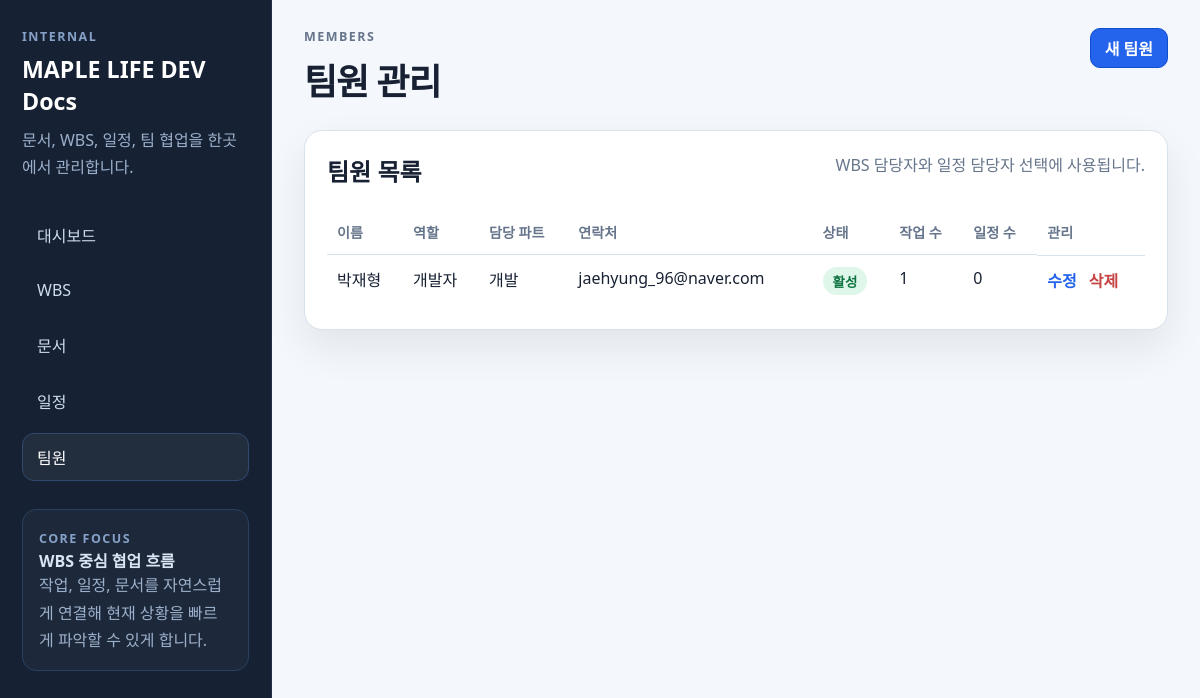
The page /members/ on the database its author committed.
### tables this page shows
CREATE TABLE members (
    id INTEGER PRIMARY KEY AUTOINCREMENT,
    name TEXT NOT NULL,
    role TEXT,
    part TEXT,
    contact TEXT,
    is_active INTEGER NOT NULL DEFAULT 1,
    created_at TIMESTAMP DEFAULT CURRENT_TIMESTAMP,
    updated_at TIMESTAMP DEFAULT CURRENT_TIMESTAMP
);

### app/members.py (the view)
@bp.route("/")
def list_members():
    members = get_db().execute(
        """
        SELECT
            m.*,
            (SELECT COUNT(*) FROM wbs_tasks t WHERE t.assignee_id = m.id) AS task_count,
            (SELECT COUNT(*) FROM schedules s WHERE s.assignee_id = m.id) AS schedule_count
        FROM members m
        ORDER BY m.is_active DESC, m.name COLLATE NOCASE ASC
        """
    ).fetchall()
    return render_template("members/list.html", members=members)

### app/db.py (called while the page is built)
def get_db():
    if "db" not in g:
        db_path = Path(current_app.config["DATABASE"])
        db_path.parent.mkdir(parents=True, exist_ok=True)
        g.db = sqlite3.connect(db_path)
        g.db.row_factory = sqlite3.Row
        g.db.execute("PRAGMA foreign_keys = ON")
    return g.db

### app/templates/members/list.html (shortened to what this page needs)
{% extends "base.html" %}
{% block page_title %}팀원 관리{% endblock %}
{% block topbar_eyebrow %}Members{% endblock %}
{% block topbar_actions %}
  <a href="{{ url_for('members.create_member') }}" class="button button--primary">새 팀원</a>
{% endblock %}
{% block content %}
  <section class="panel">
    <div class="panel-heading">
      <h2>팀원 목록</h2>
      <p>WBS 담당자와 일정 담당자 선택에 사용됩니다.</p>
    </div>
    {% if members %}
      <div class="table-wrap">
        <table class="table">
          <thead>
            <tr>
              <th>이름</th>
              <th>역할</th>
              <th>담당 파트</th>
              <th>연락처</th>
              <th>상태</th>
              <th>작업 수</th>
              <th>일정 수</th>
              <th>관리</th>
            </tr>
          </thead>
          <tbody>
            {% for member in members %}
              <tr>
                <td>{{ member["name"] }}</td>
                <td>{{ member["role"] or "-" }}</td>
                <td>{{ member["part"] or "-" }}</td>
                <td>{{ member["contact"] or "-" }}</td>
                <td>
                  {% if member["is_active"] %}
                    <span class="badge badge--done">활성</span>
                  {% else %}
                    <span class="badge badge--hold">비활성</span>
                  {% endif %}
                </td>
                <td>{{ member["task_count"] }}</td>
                <td>{{ member["schedule_count"] }}</td>
                <td class="table-actions">
                  <a href="{{ url_for('members.edit_member', member_id=member['id']) }}" class="text-link">수정</a>
                  <form method="post" action="{{ url_for('members.delete_member', member_id=member['id']) }}" onsubmit="return confirm('이 팀원을 삭제할까요? 연결된 담당자 정보는 해제됩니다.');">
                    <button type="submit" class="button-link button-link--danger">삭제</button>
                  </form>
                </td>
              </tr>
            {% endfor %}
          </tbody>
        </table>
      </div>
    {% else %}
      <p class="empty-state">등록된 팀원이 없습니다.</p>
    {% endif %}
  </section>
{% endblock %}

### app/static/styles.css (style rules this page uses)
:root { --bg: #f4f7fb; --sidebar: #162234; --sidebar-border: #223149; --surface: #ffffff; --surface-soft: #f7f9fc; --surface-muted: #eef3f8; --text: #172133; --muted: #66758b; --line: #d9e1ec; --line-strong: #c4cedd; --accent: #2463eb; --accent-strong: #0f4fce; --success: #1d8f5a; --warning: #c78014; --danger: #c54343; --shadow: 0 18px 40px rgba(15, 23, 42, 0.08); }
* { box-sizing: border-box; }
body { margin: 0; min-height: 100vh; color: var(--text); background: var(--bg); font-family: "Segoe UI", "Noto Sans KR", Arial, sans-serif; }
a { color: inherit; }
button, input, select, textarea { font: inherit; }
.stat-card, .panel { padding: 22px; border: 1px solid var(--line); border-radius: 18px; background: var(--surface); box-shadow: var(--shadow); }
.stat-card p, .panel-heading p, .muted-text, .subtext, .empty-state, .field-help { margin: 0; color: var(--muted); line-height: 1.6; }
.panel { min-width: 0; }
.panel-heading { display: flex; align-items: flex-start; justify-content: space-between; gap: 16px; margin-bottom: 16px; }
.panel-heading h2, .panel-subsection h3 { margin: 0 0 6px; }
.button, .button-link { display: inline-flex; align-items: center; justify-content: center; min-height: 40px; padding: 0 14px; border: 1px solid var(--line-strong); border-radius: 10px; background: var(--surface); color: var(--text); font-weight: 600; text-decoration: none; cursor: pointer; }
.button--primary { border-color: var(--accent-strong); background: var(--accent); color: #ffffff; }
.button-link { min-height: auto; padding: 0; border: 0; background: transparent; }
.button-link--danger, .text-link { color: var(--accent); text-decoration: none; font-weight: 600; }
.button-link--danger { color: var(--danger); }
.table-wrap { overflow-x: auto; }
.table { width: 100%; border-collapse: collapse; }
.table th, .table td { padding: 12px 10px; border-top: 1px solid var(--line); text-align: left; vertical-align: top; }
.table thead th { border-top: 0; color: var(--muted); font-size: 0.88rem; font-weight: 700; }
.table-actions { display: flex; gap: 12px; align-items: center; }
.badge { display: inline-flex; align-items: center; min-height: 28px; padding: 0 10px; border-radius: 999px; font-size: 0.84rem; font-weight: 700; }
.badge--done { color: #0d7340; background: #def7ea; }

### rows shown on the page
members: name "박재형", role "개발자", part "개발", contact "jaehyung_96@naver.com", is_active "활성", task_count "1", schedule_count "0"
